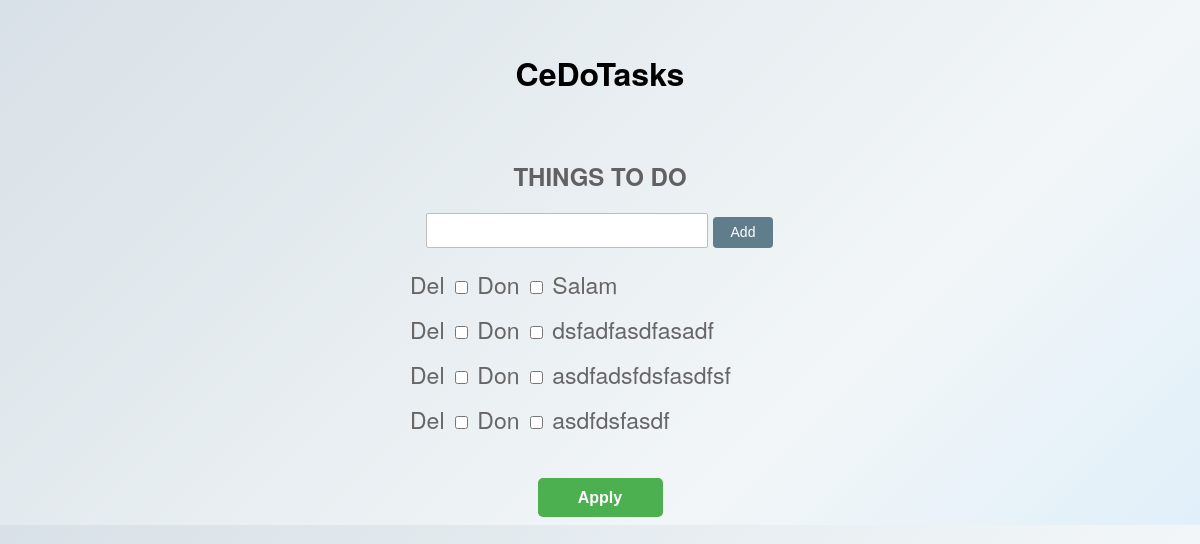
The app's page /lists/1/ with its own data.
### tasks/models.py (models this page shows)
class Tasks(models.Model):
    title = models.CharField(max_length=200)
    list = models.ForeignKey(Lists)

### tasks/views.py (the view, shortened to what this page needs)
# urls.py: url(r'^lists/(?P<listid>\d+)/$', 'tasks.views.tasks'),
def tasks(request, listid):
    newTaskForm = TaskForm()
    return render(request, 'tasks.html', {
        'PageTitle': "CeDoTasks - Tasks",
        'task': Tasks.objects.filter(list_id=listid),
        'newTaskForm': newTaskForm,
    })

### tasks/forms.py
class TaskForm(forms.Form):
    title = forms.CharField(required=True, max_length=200)

### tasks/templates/tasks.html (shortened to what this page needs)
{% extends "layout.html" %}
{% block pageBody %}
    <div class="top-head">
        <h1>CeDoTasks</h1>
        <h2>THINGS TO DO</h2>
    </div>
    <div class="container">
        <form action="." method="post">
            <div class="input">
                {{ newTaskForm.title }}
                <input type="submit" value="Add">
            </div>
        </form>
        <form action="." method="post" id="task-list">
            <ul>
                {% for item in task %}
                    <li>
                        Del <input class="deleted" type="checkbox" value="{{ item.id }}" name="Deletechoices[]">
                        Don <input type="checkbox" value="{{ item.id }}" name="Donechoices[]">
                        {{ item.title }}
                    </li>
                {% endfor %}
            </ul>
            <button type="submit" name="apply">Apply</button>
        </form>
    </div>
{% endblock %}

### static/css/style.css (style rules this page uses)
body { background: -webkit-linear-gradient(-45deg, rgba(216, 225, 231, 1) 0%, rgba(242, 246, 248, 1) 70%, rgba(224, 239, 249, 1) 100%); }
h1 { font-family: "Helvetica Neue", Arial, Helvetica, sans-serif; text-align: center; margin-top: 50px; }
h2 { font-family: "Helvetica Neue", Arial, Helvetica, sans-serif; text-align: center; margin-top: 63px; color: #616161; }
.input { text-align: center; }
.input #id_title { width: 276px; height: 31px; font-size: 24px; font-family: "Helvetica Neue", Arial, Helvetica, sans-serif; border-radius: 2px; border: 1px #BDBDBD solid; }
input[type="submit"] { margin: 0px 1px; padding: 0px; border: none; background-color: #607D8B; color: white; font-size: 14px; height: 31px; border-radius: 4px; width: 60px; vertical-align: bottom; }
.container { margin-left: auto; margin-right: auto; width: 380px; }
ul { padding: 0; margin: 0; }
li { list-style-type: none; font-family: "Helvetica Neue", Arial, Helvetica, sans-serif; font-size: 23px; height: 45px; color: #666; }
li input[type=checkbox] { font-size: 24px; }
button { display: block; width: 125px; line-height: 37px; color: white; font-size: 16px; border: 0px; font-weight: 700; text-align: center; border-radius: 5px; background-color: #4CAF50; margin-top: 30px; margin-left: auto; margin-right: auto; }
#task-list { margin-top: 20px; }

### records on screen
Tasks: title "Salam"
Tasks: title "dsfadfasdfasadf"
Tasks: title "asdfadsfdsfasdfsf"
Tasks: title "asdfdsfasdf"
